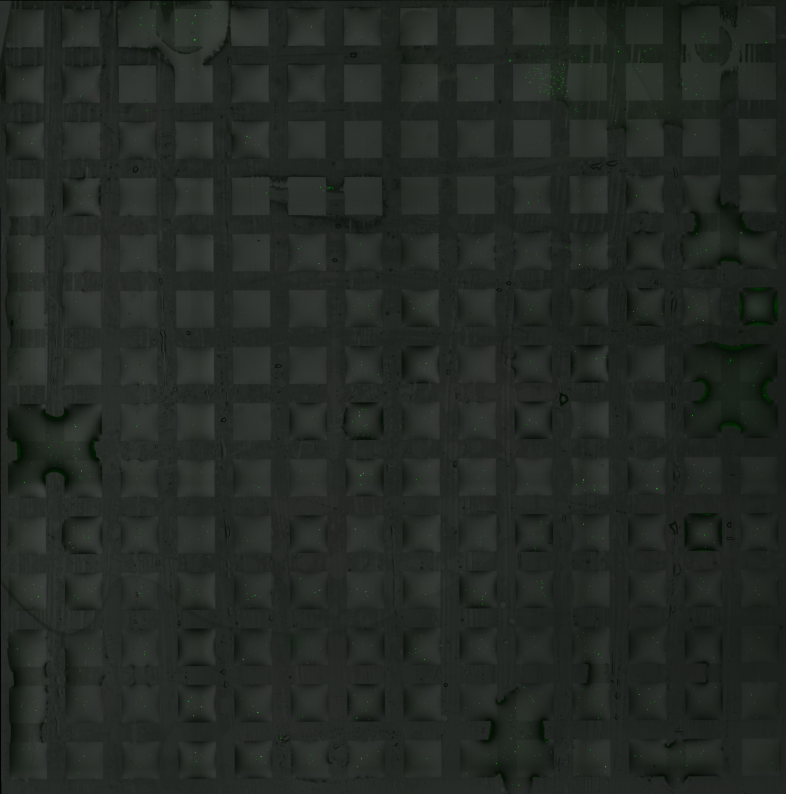
#> input picture src/test_ressources/contours_sample_2_raw.jpg, 3143 x 3175 px (shown at 1/4 size)
$ python main.py --image test_ressources/contours_sample_2_raw.jpg   (older library calls are emulated)
#> lines starting #> are read from the running program, lines starting #| are printed output that depends on the picture; after the words box and inside, x2 and y2 are one past the last pixel; in counts of white or black regions, pixels touching at a corner belong together
#> further down, img is the input picture: shape (3175, 3143, 3); mean B, G, R 36.5, 41.1, 36
### src/preprocessor.py
#! /usr/local/bin/python

import numpy as np
import cv2
import argparse
import imutils

# [59 lines left out: functions show_img, bitwise_blend, detect_edges, dynamic_blend, not called in this run]

def opening_morph(img):
    print("PREPROC: openning morph...")
    kernel = np.ones((5,5 ), np.uint8)
    return cv2.morphologyEx(img, cv2.MORPH_OPEN, kernel)
#> in histeq, `img_yuv = cv2.cvtColor(img, cv2.COLOR_BGR2YUV)`: img_yuv: shape (3175, 3143, 3); mean of channels 0, 1, 2 38.9, 126.8, 125
#> in histeq, `img_yuv[:,:,0] = cv2.equalizeHist(img_yuv[:,:,0])`: img_yuv: shape (3175, 3143, 3); mean of channels 0, 1, 2 132.7, 126.8, 125
#> in histeq, `img_output = cv2.cvtColor(img_yuv, cv2.COLOR_YUV2BGR)`:
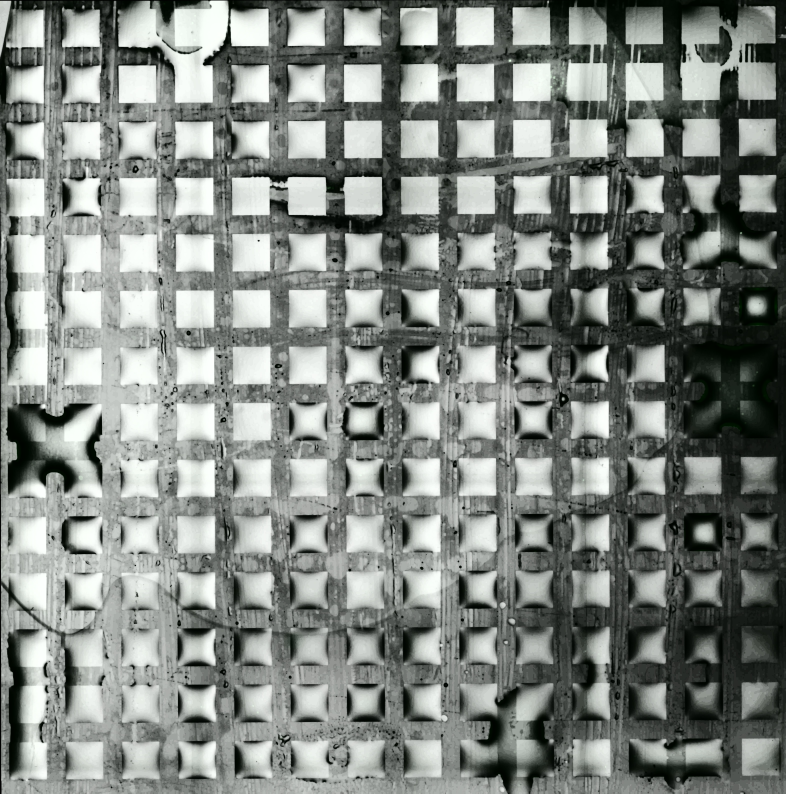
#> img_output: shape (3175, 3143, 3) (shown at 1/4 size); mean B, G, R 130.3, 134.8, 129.6

def dilate(img, iterations=1):
    print("PREPROC: dilating...")
    kernel = np.ones((5,5),np.uint8)
    return cv2.dilate(img,kernel,iterations = iterations)


def auto_canny_edge(image, sigma=0.30):

#> called with sigma = 0.3
    print("PREPROC: auto edge detection...")

    gray = cv2.cvtColor(image, cv2.COLOR_BGR2GRAY)
    blurred = cv2.GaussianBlur(gray, (3, 3), 0)

    # apply Canny edge detection using a wide threshold, tight
    # threshold, and automatically determined threshold

    v = np.median(blurred)
#> v = 133

    # apply automatic Canny edge detection using the computed median
    lower = int(max(0, (1.0 - sigma) * v))
#> lower = 93
    upper = int(min(255, (1.0 + sigma) * v))
#> upper = 172
    auto = cv2.Canny(blurred, lower, upper)
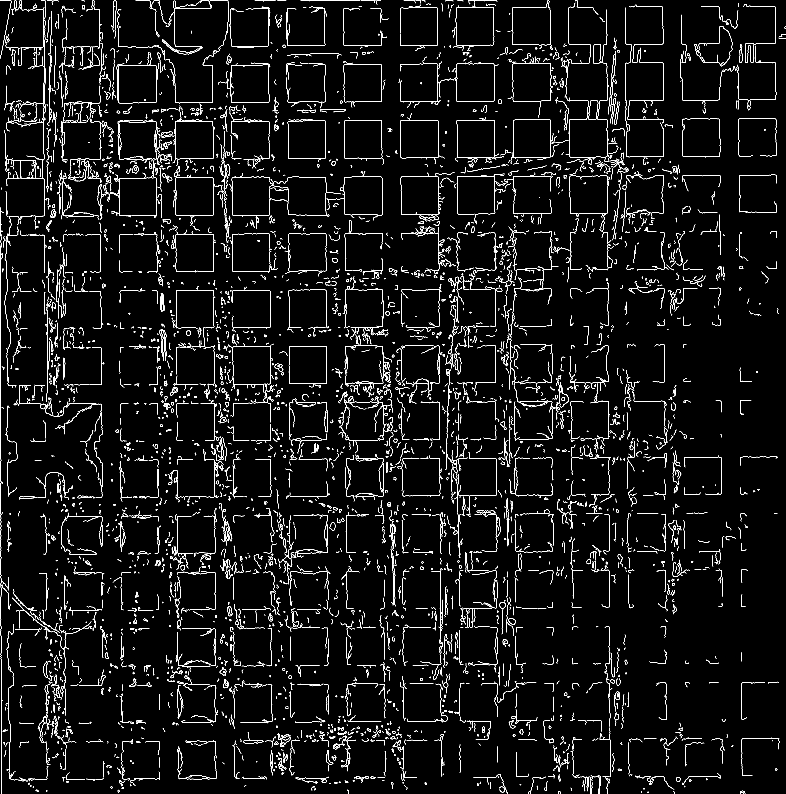
#> auto: shape (3175, 3143) (shown at 1/4 size); 2.5% white in thin lines or dots
#> in dilate, `return cv2.dilate(img,kernel,iterations = iterations)`:
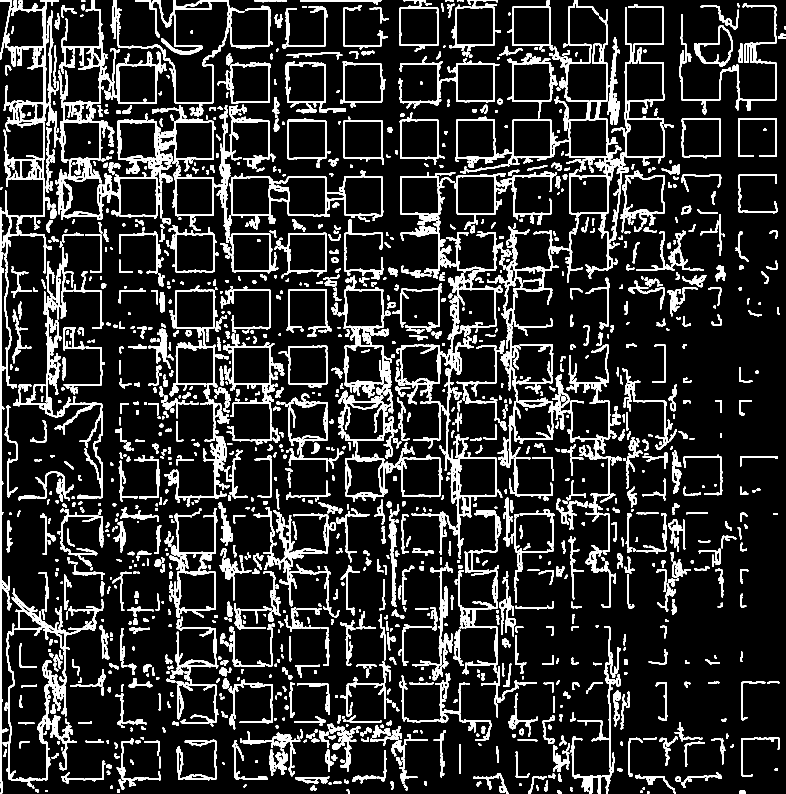
#> returned value: shape (3175, 3143) (shown at 1/4 size); 13.3% white; 1827 white regions, largest, box (x1, y1, x2, y2) and area: (1999, 9, 2515, 1089) 34840, (226, 420, 862, 880) 34261, (0, 0, 194, 1554) 34203

    return auto

def histeq(img):

    print("PREPROC: histogram equalization...")


    img_yuv = cv2.cvtColor(img, cv2.COLOR_BGR2YUV)

    # equalize the histogram of the Y channel
    img_yuv[:,:,0] = cv2.equalizeHist(img_yuv[:,:,0])

    # convert the YUV image back to RGB format
    img_output = cv2.cvtColor(img_yuv, cv2.COLOR_YUV2BGR)

    #cv2.imshow('Color input image', img)
    #cv2.imshow('Histogram equalized', img_output)

    return img_output


#####################################################################################

### src/spot_detector.py
import cv2
import numpy as np
import argparse
import matplotlib.pyplot as plt


# la fonction "exeCalc(dilated)" execute le scripte et renvoi la positions des carres et la moyenne de la taille des carres detecte.
# [ [ positions des carres ], moyenne des carres ]
#         => avec [positions des carres ] = [ [point sup gauche, point inf droit], [point sup ...], ... ]
#
# on peut executer le script par console avec les parametres suivants :
#     - i : path de l'image a detecte (prendre l'image dilate de contour_pattern.py
#     - p : path de sortie de l'image contenant les carre (defaut, le dossier courrant)
#     - s : path de l'image sur la-quelle on souhaite dessiner les carre (defaut, une image noir)


def openImg(gray):
    print("SPORT DETECTOR: openImg...")
    "diminue le bruit de l'image en praticant quelques ouvertures"
    kernel = np.ones((5, 5), np.uint8)
    for i in range(0, 5):
        gray = cv2.dilate(gray, kernel, 5)
        gray = cv2.erode(gray, kernel, 5)
#> this loop made 5 passes
#> pass 1, in openImg, `gray = cv2.dilate(gray, kernel, 5)`:
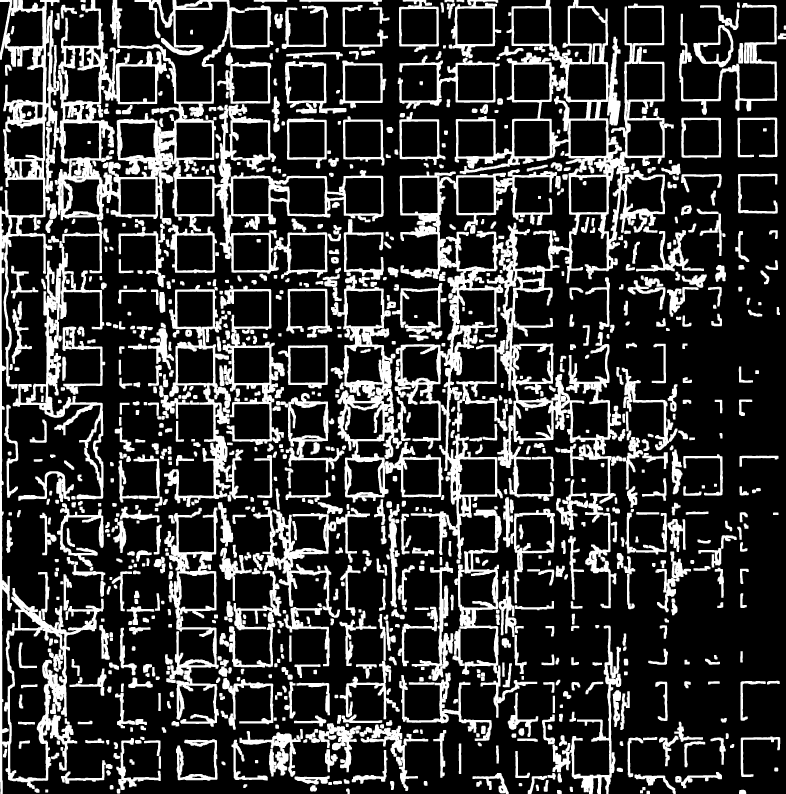
#> gray: shape (3175, 3143) (shown at 1/4 size); 22.7% white; 937 white regions, largest, box (x1, y1, x2, y2) and area: (1579, 0, 2695, 2433) 416271, (219, 0, 1535, 1095) 236899, (0, 0, 415, 3175) 164911
    return gray

def getHoughImg(gray):
    print("SPORT DETECTOR: getHoughImg...")


    #########
    #TODO: This function is the biggest bottleneck, needs to be optimised (maybe by distributing the workload on several CPU cores)
    #########

    "renvoie un image en NG qui contient les contour des carres determine par la transformee de Hough"
    lines = cv2.HoughLinesP(gray, 0.05, np.pi / 180, 100, 0, 75)
#> lines = 2398 rows, first 6: [2, 3125, 2, 828], [1, 3125, 1, 828], [3, 3152, 3, 828], [0, 3125, 0, 828], [4, 3174, 4, 830], [5, 3174, 5, 1973]

    imgs = gray * 0
#> imgs: shape (3175, 3143); every value is 0

    # for (x1, x2, y1, y2) in lines[0]:
    #     cv2.line(imgs, (x1, x2), (y1, y2), (255, 255, 255), 1)

    for i in lines:
        cv2.line(imgs, (i[0, 0], i[0, 1]), (i[0, 2], i[0, 3]), (255, 255, 255), 1)
#> this loop made 2398 passes
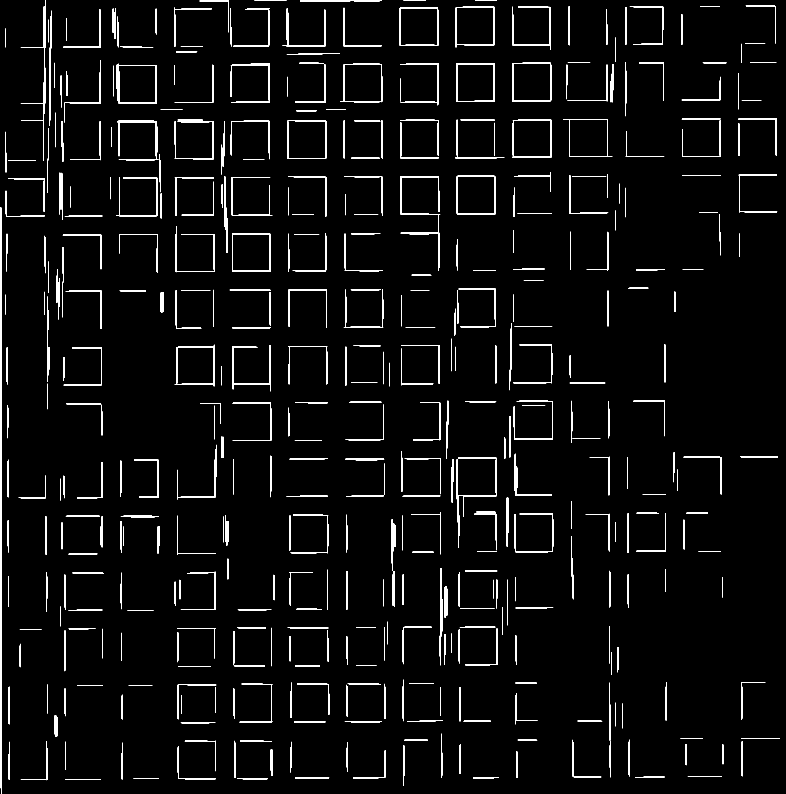
#> imgs: shape (3175, 3143) (shown at 1/4 size); 3% white; 556 white regions, largest, box (x1, y1, x2, y2) and area: (0, 828, 7, 3175) 13400, (1828, 1831, 1987, 2192) 3433, (469, 485, 633, 641) 3007


    return imgs


def sumHandG(gethough):


    print("SPORT DETECTOR: sumHandG...")
    "renvoie le nombre de pixels blancs par colonne, puis par ligne de pixel [[nbr de pix/colonne],[nbr de pix/ligne]]"

    h, l = gethough.shape
#> h = 3175; l = 3143
    sumg = np.zeros(h, np.uint8)
#> sumg = 3175 values from 0 to 0
    sumh = np.zeros(l, np.uint8)
#> sumh = 3143 values from 0 to 0
    for y in range(0, h):
        for x in range(0, l):
            if gethough[y, x] > 126:
                sumg[y] += 1
                sumh[x] += 1


    return [sumh, sumg]


def distances_hb(seuil, f):
    print("SPORT DETECTOR: distances_hb...")
    "renvoie la distance entre chaque pics. le seuil determine a partir de quel valeur on a un \"pics\" [ periode, periode, ...]"
    res = []
    temp = 0
    for i in f:
        if (i > seuil and temp != 1):
            res.append(1)
            temp = 1
        elif (i <= seuil and temp != 2):
            res.append(1)
            temp = 2
        else:
            res[len(res) - 1] += 1
    res.pop(len(res) - 1)
    res.pop(0)
    return res


# [8 lines left out: function quadra, not called in this run]


# classification barbar

def classific(dist):
    print("SPORT DETECTOR: classific...")
    "renvoi les centres de gravite des classes, et leur nombre d'elements [[centre, nbr element assoier a ce centre], [...], ...]"
    sdist = dist
    cl = [[]]  # ensemble de classes
    echantillonage = 2 # defini la severiter dans le choix de classification ( + c'est petit, + on genere de class, + on est grand, + on est sensible au bruit)
                        # ==> ici, si echantillonage = 10, on classe toutes les valeurs par multiple de 10,
                        #ex : [2,10,5,34,6,5,11,35,19] devient [[2,6,5],[10,11,19], [], [34, 35]]

    for i in sdist:
        while np.size(cl, 0) <= int(round(i / echantillonage, 0)):
            cl.append([])
        c = cl[int(round(i / echantillonage, 0))]
        c.append(i)
        cl[int(round(i / echantillonage, 0))] = c


     # definition des classes principales, [[nmbre d'elments],[multiple d'echantillonage inferieur],[multiple d'echantillonage superieur]]
            # ==> on rassemble toutes les classes qui ne sont pas separees par []
            # si on reprend notre exemple ex : [[2,6,5],[10,11,19], [], [34, 35]]        devient [[6, [0,1]], [2, [3,3]]
            #     pour les multiples de 10 :   [   0        1        2      3   ] on rassemble :  [0 et 1]      [3]
    nbcl = []
    for i in cl:
        nbcl.append(len(i))

    coord = [[0, 0, 0]]
    pos = 0
    tmp = []
    for i in range(0, len(nbcl)):
        if nbcl[i] != 0:
            tmp = coord[pos]
            if tmp[0] == 0:
                tmp[1] = i
            tmp[0] += nbcl[i]
            tmp[2] = i
            coord[pos] = tmp
        elif coord[pos][0] != 0:
            coord.append([0, 0, 0])
            pos+=1

    # print 'taille des classes [[nmbre d\'elments],[multiple d'echantillonage inferieur],[multiple d'echantillonage superieur]]'
    # print coord

    g = [] #calcul des centres de gravites ou moyenne des periodes classee (c'est pareil =P)
    for clas in coord:
        g.append([0, clas[0]])
        for i in range(clas[1], clas[2]+1):
            pos = len(g)-1
            g[pos][0] += sum(cl[i])
        g[pos][0] /= clas[0]

    return g #[[centre de gravite de la classe, cardinal de la classe], ...]


# [151 lines left out: functions frontiere, whoIsSquare, whoIsInterSquare, getPosition, getSquareShape, drawRect, not called in this run]

# [12 lines of commented-out code are left out]

def exeCalc(dilated):
    print("SPORT DETECTOR: exeCalc...")
    "execute le scripte de detection des carres sur l'image de sortie de contour_pattern.py, renvoie [[position des carres],[taille moyenne]]"

    dilated = openImg(dilated)   # on filtre un peut l'image avec des ouvertures
    imgs = getHoughImg(dilated)  # on retire les principales lignes droites de notre image. on souhaite obtenir des portions majeur de quelques carres
    sumXY = sumHandG(imgs)  # on somme tous les pixel suivant les colonnes, puis les lignes.
#> sumXY = 2 items
                            # ==> on souhaite obtenir des "pics" aux positions des limites des carres

    cv2.imwrite('output/Filtrage_Hough.png', imgs)

    i = 0
    seuil = [[], []]
    dist = [[], []]
    cl = [[], []]
    IdSquare = [[], []]
    sizes = [[], []]

    for sumt in sumXY: #on fait ce travail pour les sommes suivant les colonnes, puis les lignes.
        seuil[i] = np.max(sumt) * 4/6 # on etablie de maniere empirique le seuil audessus duquel on considere un valeur comme etant un pic. !! trop bas, on a trop de bruit, trop haut, on rate trop de pics !!
        dist[i] = distances_hb(seuil[i], sumt)  # on calcul la distance entre chaque pics. on souhaite en retirer une periode qui correspondrait a la largeur d'un carre
        cl[i] = classific(dist[i])              # on classifie les diferentes periodes trouvees
        IdSquare[i] = whoIsSquare(cl[i])        # on cherche parmis nos classes la-quelle est la plus probable de representer la largeur de nos carres : renvoi [largeur moyen, [frontiere inf, frontiere sup]]
        sizes[i] = getPosition(sumt, seuil[i], IdSquare[i]) # on recalcul les periodes sur la somme/colonne, et on enregistre la position des periodes correspondants a la classe "largeur carre"
        i += 1

        plotseuil = [[], []]
        for blblblbl in sumt:
            plotseuil[i-1].append(seuil[i-1])

        plt.plot(sumt)
        plt.plot(plotseuil[i-1])

        if i == 1:
            plt.ylabel('sum colonne [pixels blanc]')
            plt.xlabel('X [pixel]')
            plt.savefig('output/sum_colonne.png')
            plt.close()
        else:
            plt.ylabel('sum ligne [pixels blanc]')
            plt.xlabel('Y [pixel]')
            plt.savefig('output/sum_ligne.png')
            plt.close()
#> this loop made 1 pass
#> echantillonage in classific on pass 1: 2
#> (printed output is left out)
#> after the loop, IdSquare = [[], []]; cl = [[], []]; dist = 2 items; i = 0; seuil = [170, []]; sizes = [[], []]


        # plt.show()    # partie test #######################################
        #
        # print 'classes hautes et gauche'
        # print cl[i-1]
        #
        # print 'classes selectionner (H, G)'
        # print IdSquare[i-1]


    shape = getSquareShape(sizes) # on combine la position x et y des carres pour identifier leurs positions
    meanSquare = max(IdSquare[0][0], IdSquare[1][0])

    # squareFundByHough = drawRect(imgs * 0, shape)
    # cv2.imwrite('output/squareFundByHough.png', squareFundByHough)


    # calcul de la largeur entre 2 carres ##########################################################

    intersquarexy = [[], []]
    classintersquarexy = [[], []]
    meanInterSquarexy = [0,0]
    i = 0
    for s in sizes:
        for j in range(1, len(s)):
            intersquarexy[i].append(s[j][0] - s[j-1][1])
        classintersquarexy[i] = classific(intersquarexy[i])
        meanInterSquarexy[i] = whoIsInterSquare(classintersquarexy[i])[0]
        i += 1

    interspot_dist = min(meanInterSquarexy)

    return [shape, meanSquare, interspot_dist]  # [[ [point sup gauche, point inf droit], [point sup ...], ... ], moyenne de la taille de tous les carres, moyenne de la distance entre 2 carres]

# [7 lines left out: function printSquare, not called in this run]
# la taille des carres est contenus dans IdSquare : [ [largeur suivant X, [] ], [largeur suivant Y, [] ] ]
    # ==> La largeur suivant X et Y peut etre diferent !!! privilegiez la plus grande valeur !!
        # ==> soit largeur des carre = max( IdSquare[0, 0], IdSquare[1, 0])


# faiblesse : le seuil (variable seuil) => definir une heuristigue
#             eventuellement, il y aurait aussi la variable echantillonage

########################################################################################################################
########################################################################################################################
########################################################################################################################
#
# ap = argparse.ArgumentParser()
# ap.add_argument("-i", "--image", required = True,
#     help = "Path to the query image")
#
# ap.add_argument("-p", "--path", required = False,
#     help = "Path to print the finding square (default : print in current folder)")
#
# ap.add_argument("-s", "--support", required = False,
#     help = "Path to the image for print finding square (default : with -e, print square with black screen)")
#
#
# args = vars(ap.parse_args())
#
# img = cv2.imread(args["image"], cv2.IMREAD_GRAYSCALE)
# (shape, mean, intersquare) = exeCalc(img)
#
# if args['support'] is None:
#     support = img * 0
# else:
#     support = cv2.imread(args['support'])
#
# printSquare(shape, support, args['path'])


#-i C:\Users\Martin\Desktop\IN54\output\dilated.png
#-i C:/Users/Martin/Desktop/IN54/In54/cell_counter/tests/contours/output/dilated.png

### src/main.py
import preprocessor as preproc
import spot_detector
import cell_counter
import cv2
import argparse
import helper
import spot_reconstructor

ap = argparse.ArgumentParser()
ap.add_argument("-i", "--image", required = True,
    help = "Path to the image")


args = vars(ap.parse_args())


img = cv2.imread(args["image"])


#img = cv2.imread('contours_sample_2_raw.jpg')
# template = cv2.imread(args["template"], 0)


print("processing edges...")

#opening morph to remove points
opening_morph = preproc.opening_morph(cv2.medianBlur(img,5))

cv2.imwrite( "output/opening_morph.png", opening_morph );

histeq = preproc.histeq(opening_morph)

cv2.imwrite( "output/histeq.png", histeq );


# canny edge detection
edged_img = preproc.auto_canny_edge(histeq)
cv2.imwrite( "output/canny_edged.png", edged_img );


#dilate the edges for better pattern matching

dilated_img  = preproc.dilate(edged_img)
cv2.imwrite( "output/dilated.png", dilated_img );


###-START-CUT-1


#> (the run stopped early here; a loop or call above may not have finished)
